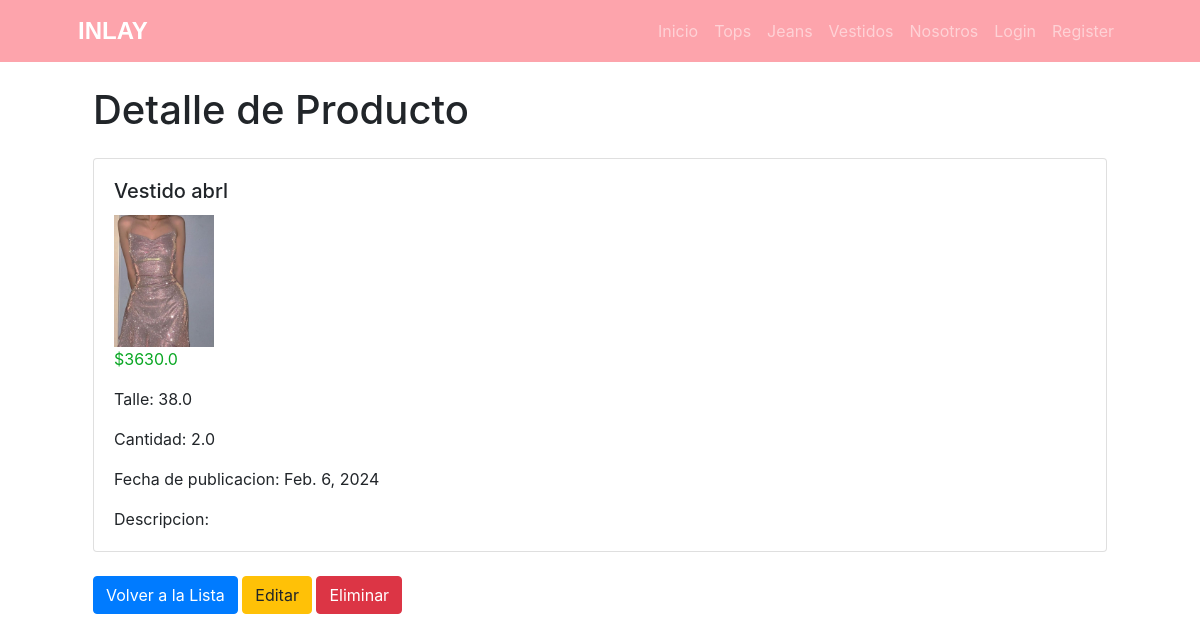
Page /producto/detail/vestidos/11 on the committed database.
### core/models.py (models this page shows, shortened)
class Producto(models.Model):
    categoria_id = models.ForeignKey(ProductoCategoria, null=True, blank=True, on_delete=models.SET_NULL)
    nombre = models.CharField(max_length=100)
    precio = models.FloatField()
    talle = models.FloatField()
    cantidad = models.FloatField()
    descripcion = models.TextField(null=True, blank=True, verbose_name = "descripción")
    fecha_actualizacion = models.DateField(null=True, blank=True, default=timezone.now(), editable=False, verbose_name = "fecha de actualización")
    imagenProducto = models.ImageField(null=True, blank=True, upload_to="")
    class meta:
        verbose_name = "producto"
        verbose_name_plural = "productos"

### core/views.py (the view)
# urls.py: path("producto/detail/vestidos/<int:pk>", views.ProductoDetailVestidos.as_view(), name="producto_detail_vestidos"),
class ProductoDetailVestidos(DetailView):
    model = Producto
    context_object_name = 'vestidos'
    template_name = 'core/producto_detail_vestidos.html'

### core/templates/core/producto_detail_vestidos.html (shortened to what this page needs)
{% extends 'core/base.html' %}
{% block content %}
  <div class="container">
    <h1 class="mt-4">Detalle de Producto</h1>
    <div class="card mt-4">
      <div class="card-body">
        <h5 class="card-title">{{ vestidos.nombre }}</h5>
        {% if vestidos.imagenProducto %}
            <img src="{{ vestidos.imagenProducto.url }}" alt="{{ vestidos.nombre }}" style="max-width: 100px;">
        {% endif %}
        <p class="card-release" style="color: #0aa724;">${{ vestidos.precio }}</p>
        <p class="card-text">Talle: {{ vestidos.talle }}</p>
        <p class="card-text">Cantidad: {{ vestidos.cantidad }}</p>
        <p class="card-text">Fecha de publicacion: {{ vestidos.fecha_actualizacion }}</p>
        <p class="card-text">Descripcion: {{ vestidos.descripcion }}</p>
      </div>
    </div>
    <div class="mt-4">
        <a href="{% url 'core:producto_list_vestidos' %}" class="btn btn-primary">Volver a la Lista</a>
        <a href="{% url 'core:producto_update_vestidos' vestidos.id %}" class="btn btn-warning">Editar</a>
        <a href="{% url 'core:producto_delete_vestidos' vestidos.id %}" class="btn btn-danger">Eliminar</a>
    </div>
</div>
{% endblock content %}

### rows in the picture
Producto: nombre "Vestido abrl", imagenProducto (picture), precio "3630.0", talle "38.0", cantidad "2.0", fecha_actualizacion "Feb. 6, 2024"
